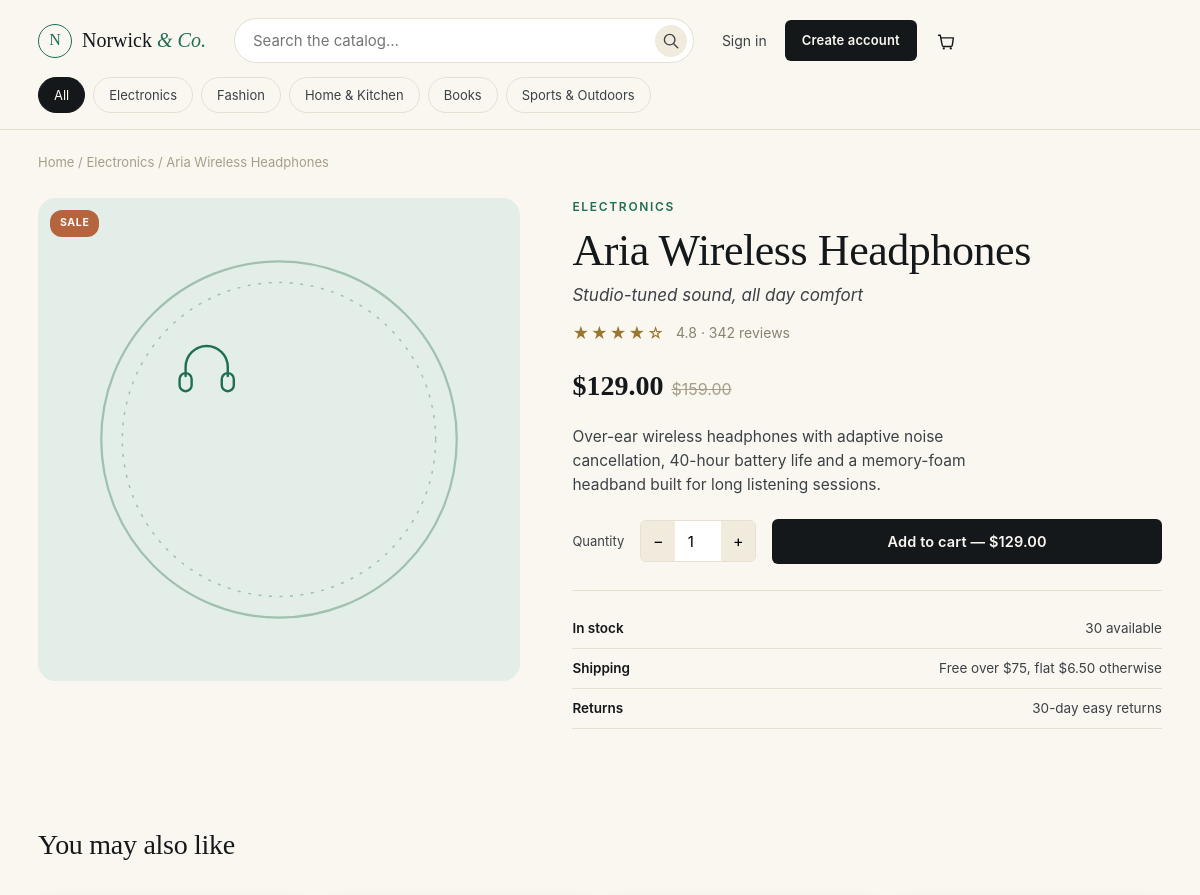
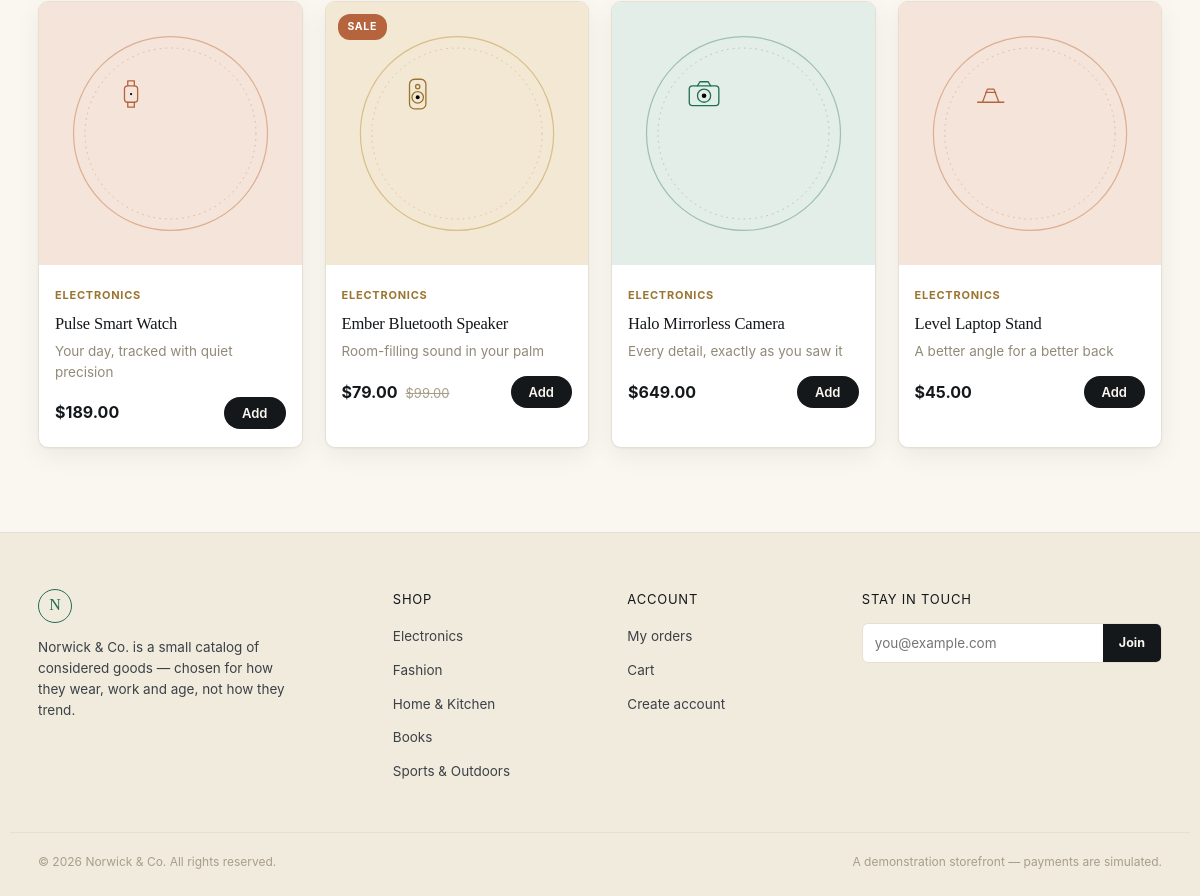
/product/aria-wireless-headphones, run on the app's committed database (2 pictures, top to bottom).
### models.py (models this page shows)
class Product(Base):
    __tablename__ = "products"
    id = Column(Integer, primary_key=True, index=True)
    name = Column(String(150), nullable=False)
    slug = Column(String(160), unique=True, index=True, nullable=False)
    category = Column(String(80), index=True, nullable=False)
    price = Column(Float, nullable=False)
    compare_price = Column(Float, nullable=True)
    description = Column(Text, nullable=False)
    tagline = Column(String(200), nullable=False, default="")
    icon_key = Column(String(50), nullable=False)
    accent = Column(String(20), nullable=False, default="emerald")
    stock = Column(Integer, default=25)
    rating = Column(Float, default=4.5)
    reviews = Column(Integer, default=120)

### main.py (the view)
@app.get("/product/{slug}", response_class=HTMLResponse)
def product_detail(slug: str, request: Request, db: Session = Depends(get_db)):
    product = db.query(Product).filter(Product.slug == slug).first()
    if not product:
        return RedirectResponse("/shop", status_code=303)
    related = (db.query(Product)
               .filter(Product.category == product.category, Product.id != product.id)
               .limit(4).all())
    ctx = base_context(request, db, product=product, related=related, added=request.query_params.get("added"))
    return templates.TemplateResponse("product_detail.html", ctx)

### templates/product_detail.html (shortened to what this page needs)
{% extends "base.html" %}
{% block content %}
<section class="wrap breadcrumb">
  <a href="/">Home</a> / <a href="/shop?category={{ product.category|urlencode }}">{{ product.category }}</a> / <span>{{ product.name }}</span>
</section>
<section class="wrap product-detail">
  <div class="product-detail-media accent-{{ product.accent }}">
    {% if product.compare_price %}<span class="tag tag-sale">Sale</span>{% endif %}
    <img src="/static/images/products/{{ product.slug }}.svg" alt="{{ product.name }}">
  </div>
  <div class="product-detail-info">
    <span class="eyebrow">{{ product.category }}</span>
    <h1>{{ product.name }}</h1>
    <p class="product-detail-tagline">{{ product.tagline }}</p>
    <div class="rating-row">
      <span class="stars" aria-hidden="true">
        {% for i in range(5) %}{% if i < product.rating|round(0,'floor') %}★{% else %}☆{% endif %}{% endfor %}
      </span>
      <span class="muted">{{ product.rating }} · {{ product.reviews }} reviews</span>
    </div>
    <div class="price price-lg">
      <span class="price-now">${{ "%.2f"|format(product.price) }}</span>
      {% if product.compare_price %}<span class="price-was">${{ "%.2f"|format(product.compare_price) }}</span>{% endif %}
    </div>
    <p class="product-detail-desc">{{ product.description }}</p>
    <form action="/cart/add" method="post" class="add-form">
      <label for="qty" class="qty-label">Quantity</label>
      <div class="qty-stepper">
        <button type="button" onclick="var i=document.getElementById('qty'); i.value=Math.max(1,+i.value-1)">−</button>
        <input type="number" id="qty" name="quantity" value="1" min="1" max="{{ product.stock }}">
        <button type="button" onclick="var i=document.getElementById('qty'); i.value=+i.value+1">+</button>
      </div>
      <button type="submit" class="btn btn-ink btn-wide">Add to cart — ${{ "%.2f"|format(product.price) }}</button>
    </form>
    <ul class="detail-facts">
      <li><strong>In stock</strong><span>{{ product.stock }} available</span></li>
      <li><strong>Shipping</strong><span>Free over $75, flat $6.50 otherwise</span></li>
      <li><strong>Returns</strong><span>30-day easy returns</span></li>
    </ul>
  </div>
</section>
{% if related %}
<section class="section wrap">
  <div class="section-head"><h2>You may also like</h2></div>
  <div class="product-grid">
    {% for p in related %}{% include "_product_card.html" %}{% endfor %}
  </div>
</section>
{% endif %}
{% endblock %}

### templates/base.html (shortened to what this page needs)
<!DOCTYPE html>
<html lang="en">
<head>
<link rel="stylesheet" href="/static/css/style.css">
</head>
<body>
<header class="site-header">
  <div class="header-row wrap">
    <a class="logo" href="/">
      <span class="logo-mark" aria-hidden="true">N</span>
      <span class="logo-text">Norwick <em>&amp; Co.</em></span>
    </a>
    <form class="search-form" action="/shop" method="get">
      <input type="text" name="q" placeholder="Search the catalog…" value="{{ q or '' }}" aria-label="Search products">
      <button type="submit" aria-label="Search">
        <svg viewBox="0 0 20 20" width="17" height="17"><circle cx="9" cy="9" r="6.2" fill="none" stroke="currentColor" stroke-width="1.6"/><path d="M14 14l4.5 4.5" stroke="currentColor" stroke-width="1.6" stroke-linecap="round"/></svg>
      </button>
    </form>
    <nav class="header-actions">
      {% if user %}
        <a href="/orders" class="header-link">My Orders</a>
        <span class="header-link muted">Hi, {{ user.name.split(' ')[0] }}</span>
        <a href="/logout" class="header-link">Sign out</a>
      {% else %}
        <a href="/login" class="header-link">Sign in</a>
        <a href="/register" class="btn btn-small btn-ink">Create account</a>
      {% endif %}
      <a href="/cart" class="cart-link" aria-label="Cart">
      </a>
    </nav>
  </div>
  <div class="category-row wrap">
    <a href="/shop" class="cat-chip {{ 'active' if not active_category else '' }}">All</a>
    {% for c in categories %}
      <a href="/shop?category={{ c|urlencode }}" class="cat-chip {{ 'active' if active_category == c else '' }}">{{ c }}</a>
    {% endfor %}
  </div>
</header>
<main id="main">
{% block content %}{% endblock %}
</main>
<footer class="site-footer">
  <div class="wrap footer-grid">
    <div class="footer-brand">
      <span class="logo-mark" aria-hidden="true">N</span>
      <p>Norwick &amp; Co. is a small catalog of considered goods — chosen for how they wear, work and age, not how they trend.</p>
    </div>
    <div>
      <h4>Shop</h4>
      <ul>
        {% for c in categories %}<li><a href="/shop?category={{ c|urlencode }}">{{ c }}</a></li>{% endfor %}
      </ul>
    </div>
    <div>
      <h4>Account</h4>
      <ul>
        <li><a href="/orders">My orders</a></li>
        <li><a href="/cart">Cart</a></li>
        <li><a href="/register">Create account</a></li>
      </ul>
    </div>
    <div>
      <h4>Stay in touch</h4>
      <form class="newsletter" onsubmit="event.preventDefault(); this.querySelector('button').textContent='Subscribed';">
        <input type="email" placeholder="you@example.com" required>
        <button type="submit">Join</button>
      </form>
    </div>
  </div>
  <div class="wrap footer-bottom">
    <span>© {{ 2026 }} Norwick &amp; Co. All rights reserved.</span>
    <span>A demonstration storefront — payments are simulated.</span>
  </div>
</footer>
</body>
</html>

### templates/_product_card.html (shortened to what this page needs)
<article class="product-card">
  <a href="/product/{{ p.slug }}" class="product-card-media accent-{{ p.accent }}">
    {% if p.compare_price %}<span class="tag tag-sale">Sale</span>{% endif %}
    <img src="/static/images/products/{{ p.slug }}.svg" alt="{{ p.name }}" loading="lazy">
  </a>
  <div class="product-card-body">
    <span class="product-card-cat">{{ p.category }}</span>
    <h3 class="product-card-name"><a href="/product/{{ p.slug }}">{{ p.name }}</a></h3>
    <p class="product-card-tagline">{{ p.tagline }}</p>
    <div class="product-card-foot">
      <div class="price">
        <span class="price-now">${{ "%.2f"|format(p.price) }}</span>
        {% if p.compare_price %}<span class="price-was">${{ "%.2f"|format(p.compare_price) }}</span>{% endif %}
      </div>
      <form action="/cart/add" method="post">
        <button type="submit" class="btn-add" aria-label="Add {{ p.name }} to cart">Add</button>
      </form>
    </div>
  </div>
</article>

### data on the page
Product: category "Electronics", name "Aria Wireless Headphones", slug (picture), category "ELECTRONICS", tagline "Studio-tuned sound, all day comfort", rating "4.8", reviews "342", price "129.00", compare_price "159.00", description "Over-ear wireless headphones with adaptive noise cancellation, 40-hour battery life and a memory-foam headband built for long listening sessions.", stock "30"
Product: slug (picture), category "ELECTRONICS", name "Pulse Smart Watch", tagline "Your day, tracked with quiet precision", price "189.00"
Product: shows "SALE", slug (picture), category "ELECTRONICS", name "Ember Bluetooth Speaker", tagline "Room-filling sound in your palm", price "79.00", compare_price "99.00"
Product: slug (picture), category "ELECTRONICS", name "Halo Mirrorless Camera", tagline "Every detail, exactly as you saw it", price "649.00"
Product: slug (picture), category "ELECTRONICS", name "Level Laptop Stand", tagline "A better angle for a better back", price "45.00"

### other printed values
{{ c }} "Electronics" "Fashion" "Home & Kitchen" "Books" "Sports & Outdoors"
{{ 2026 }} "2026"
